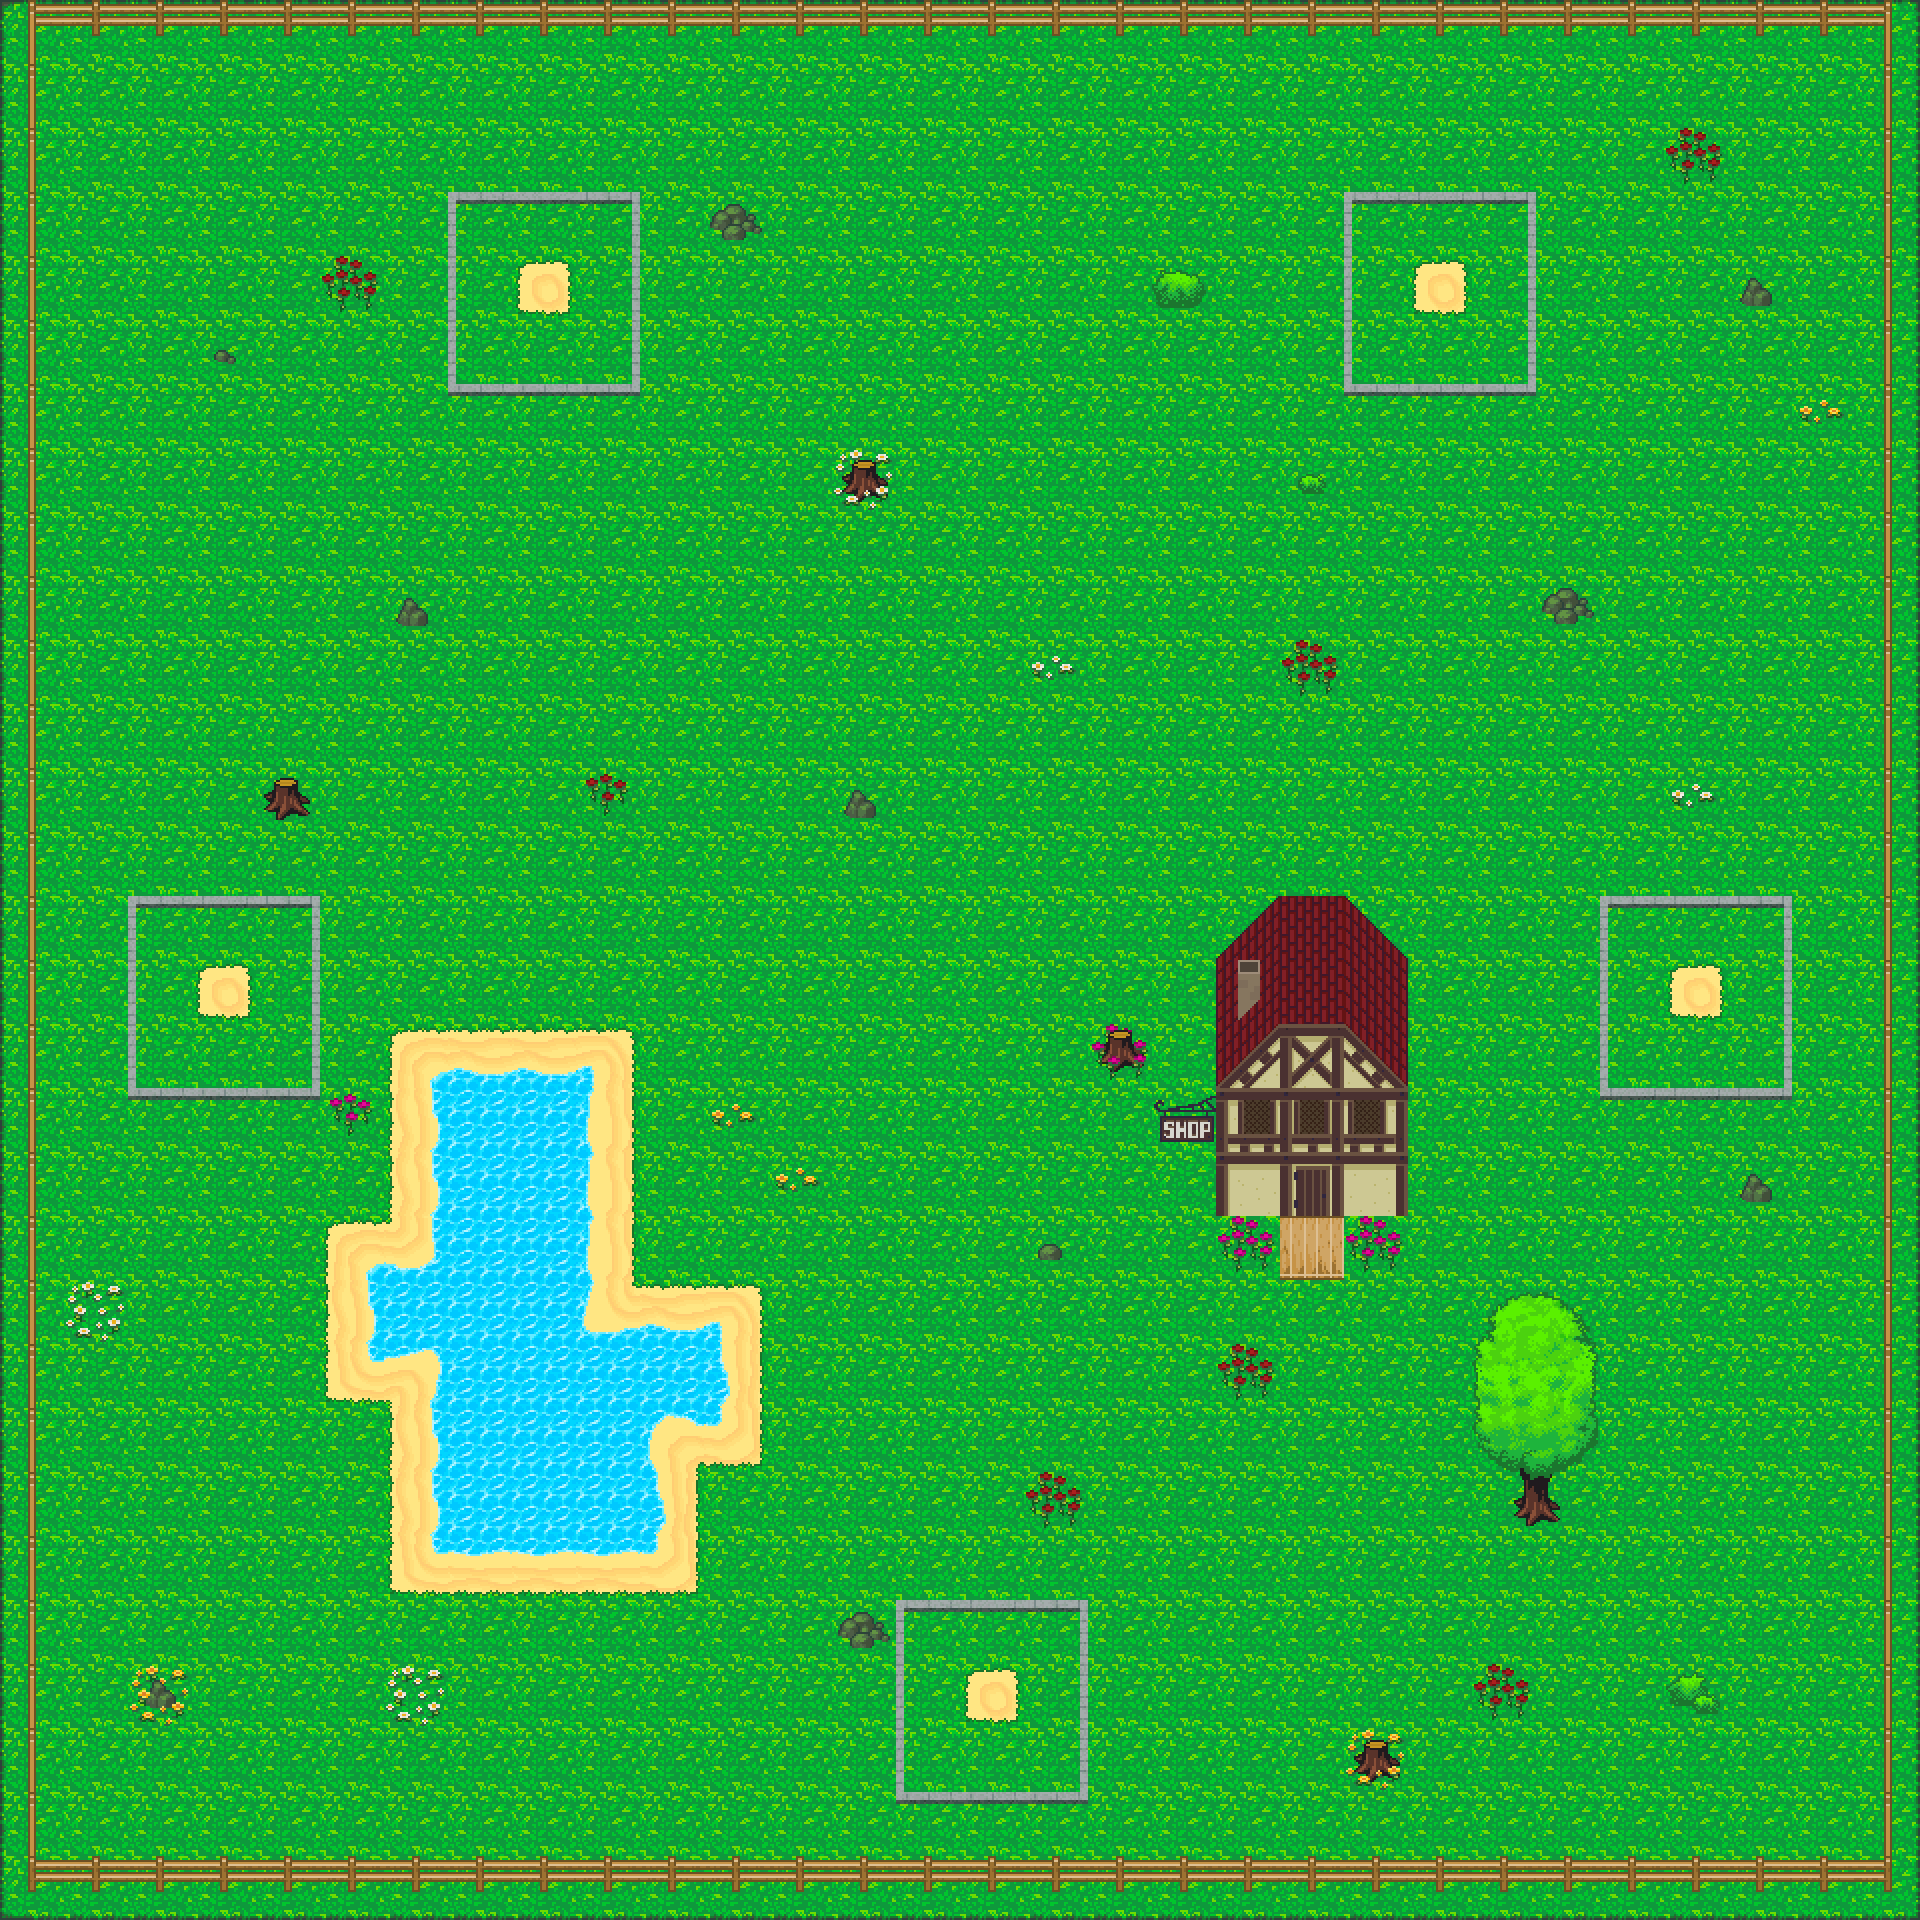

This game map was drawn from its Tiled (.tmx) file and the tilesets committed beside it. A one-line description and the trimmed map source follow:
An orthogonal 30x30 tile map with 64x64 px tiles, 5 tile layers (base, detail, blockingold, over, ...) and 41 objects (3, 2, 1, 5, 4).

<map version="1.0" orientation="orthogonal" renderorder="right-down" width="30" height="30" tilewidth="64" tileheight="64" nextobjectid="84">
 <tileset firstgid="1" name="atlas64" tilewidth="64" tileheight="64" tilecount="667" columns="23">
  <image source="../assets/atlas64.png" trans="000000" width="1472" height="1856" />
 </tileset>
 <layer name="base" width="30" height="30">
  <data>[900 cells, 900 non-empty, 23 distinct tile ids]</data>
 </layer>
 <layer name="detail" width="30" height="30">
  <data>[900 cells, 20 non-empty, 10 distinct tile ids]</data>
 </layer>
 <layer name="blockingold" width="30" height="30">
  <data>[900 cells, 212 non-empty, 37 distinct tile ids]</data>
 </layer>
 <layer name="over" width="30" height="30">
  <data>[900 cells, 12 non-empty, 11 distinct tile ids]</data>
 </layer>
 <layer name="Over detail" width="30" height="30">
  <data>[900 cells, 2 non-empty, 2 distinct tile ids]</data>
 </layer>
 <objectgroup name="playerstart">
  <object id="1" x="1303.33" y="1230" width="15" height="22" />
 </objectgroup>
 <objectgroup name="blocking">
  <object id="5" x="1100.5" y="1030.5" width="42.5" height="41">
   <ellipse />
  </object>
  <object id="6" x="1114" y="1049" height="0.5">
   <ellipse />
  </object>
  <object id="9" x="846" y="789.5" width="30" height="30">
   <ellipse />
  </object>
  <object id="10" x="839" y="457" width="48" height="44.5">
   <ellipse />
  </object>
  <object id="11" x="1037" y="1240.5" width="24.5" height="24.5">
   <ellipse />
  </object>
  <object id="12" x="840.5" y="1611" width="44" height="42">
   <ellipse />
  </object>
  <object id="13" x="1353.5" y="1735.5" width="45" height="46">
   <ellipse />
  </object>
  <object id="14" x="1517" y="1483.5" width="39.5" height="39" />
  <object id="15" x="1737.58" y="1172.97" width="34.5" height="32">
   <ellipse />
  </object>
  <object id="16" x="1739" y="276" width="32" height="31.5">
   <ellipse />
  </object>
  <object id="17" x="712" y="199.5" width="46.5" height="44.5">
   <ellipse />
  </object>
  <object id="19" x="206.751" y="340.657" width="34" height="32.5">
   <ellipse />
  </object>
  <object id="20" x="264" y="776.5" width="41" height="41">
   <ellipse />
  </object>
  <object id="21" x="395.5" y="595" width="30" height="29.5">
   <ellipse />
  </object>
  <object id="23" x="143" y="1679.5" width="30.5" height="29.5">
   <ellipse />
  </object>
  <object id="25" x="8" y="1857.81" width="1900" height="52.8538" />
  <object id="27" x="4" y="1.33333" width="29.3333" height="1908" />
  <object id="28" x="5.33333" y="-2.12526" width="1905.14" height="35.4586" />
  <object id="29" x="1885.81" y="12.7427" width="42.2914" height="1890.19" />
  <object id="48" x="1679.1" y="954.83" width="33.4318" height="31.9052">
   <ellipse />
  </object>
  <object id="51" x="1424.72" y="255.17" width="31.625" height="32.0582">
   <ellipse />
  </object>
  <object id="55" x="527.393" y="253.443" width="32.9221" height="35.4545">
   <ellipse />
  </object>
  <object id="58" x="204.386" y="955.432" width="36.4808" height="35.4485">
   <ellipse />
  </object>
  <object id="61" x="975.755" y="1661.66" width="32.4582" height="32.7613">
   <ellipse />
  </object>
  <object id="82" x="1542" y="586.5" width="50" height="38.5">
   <ellipse />
  </object>
  <object id="83" x="1216.67" y="1020" width="190.667" height="195.333" />
 </objectgroup>
 <objectgroup name="score">
  <object id="46" name="3" x="1678.02" y="954.057" width="35.7727" height="33.8584">
   <ellipse />
  </object>
  <object id="50" name="2" x="1422.9" y="253.17" width="35" height="35.875">
   <ellipse />
  </object>
  <object id="52" name="1" x="525.773" y="252.261" width="36.5055" height="37.75">
   <ellipse />
  </object>
  <object id="56" name="5" x="203.591" y="954.671" width="38.5581" height="37.1932">
   <ellipse />
  </object>
  <object id="59" name="4" x="973.745" y="1659.83" width="36.3295" height="36.3295">
   <ellipse />
  </object>
 </objectgroup>
 <objectgroup name="playerblock">
  <object id="63" x="433.333" y="1072.67" width="159.333" height="478.667" />
  <object id="64" x="370.667" y="1268" width="62.6667" height="92.6667" />
  <object id="65" x="589.333" y="1329.33" width="131.333" height="93.3333" />
  <object id="66" x="586" y="1416.67" width="68" height="134.667" />
  <object id="73" x="448" y="192.333" width="192" height="202.333" />
  <object id="76" x="128" y="896" width="192" height="203" />
  <object id="78" x="896" y="1600.33" width="191.667" height="203" />
  <object id="79" x="1600.5" y="896.5" width="191" height="202.5" />
  <object id="80" x="1344" y="192" width="191.5" height="202.5" />
 </objectgroup>
</map>
